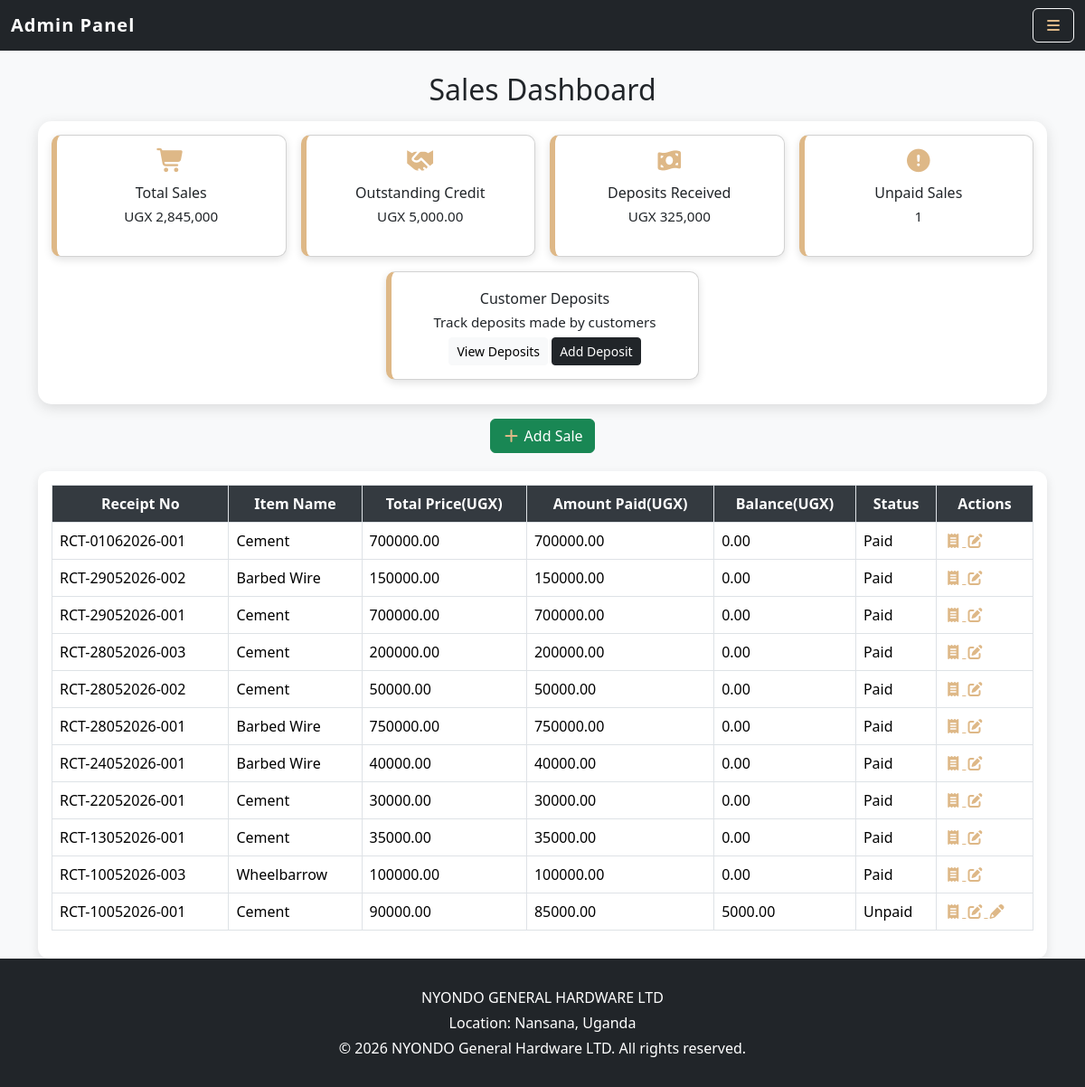
The page /dashboard/sales/ on the database as committed earlier.
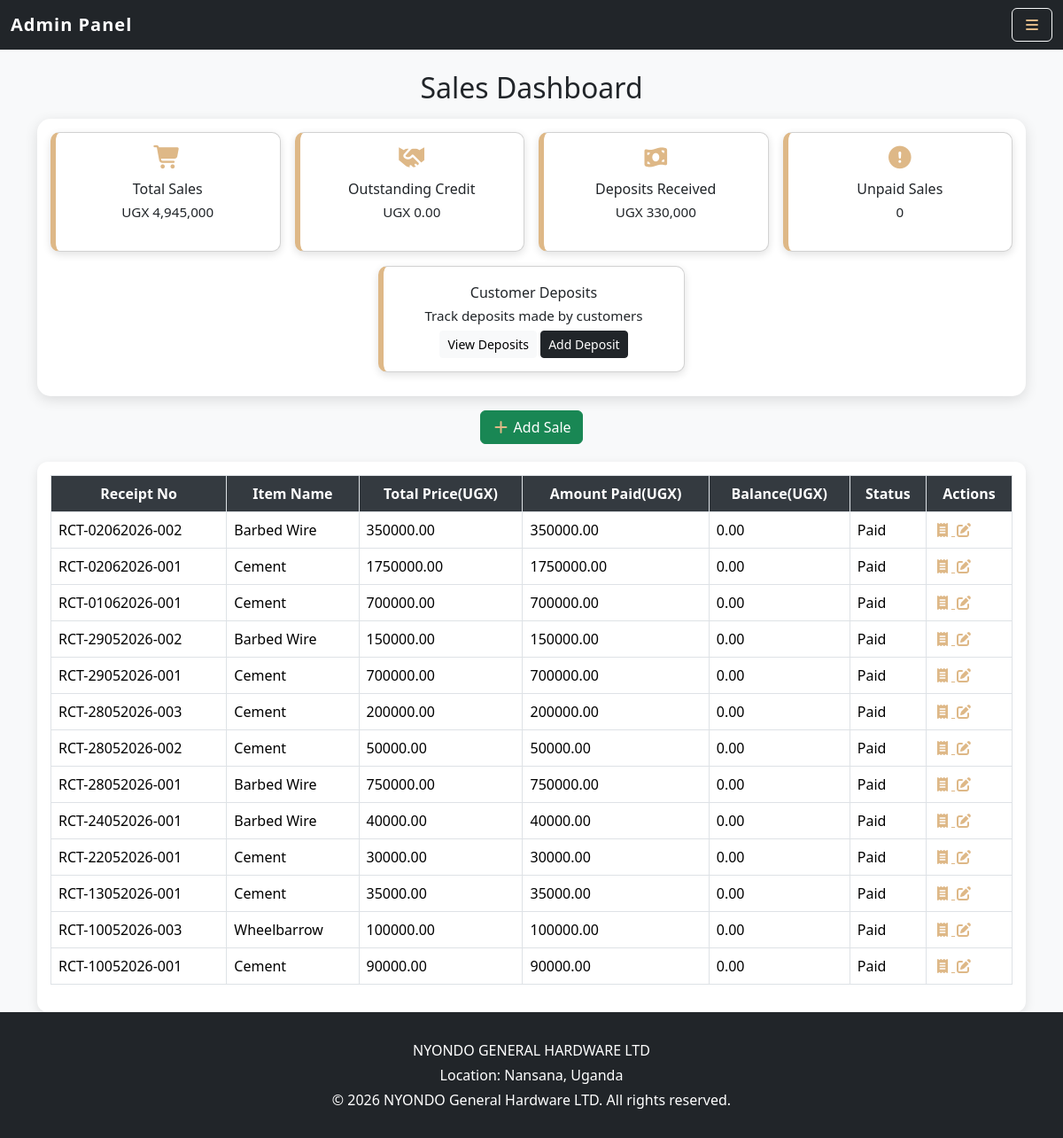
The same page on the database as committed later.
### dupapp/models.py (models this page shows, shortened)
class Sale(models.Model):
    distance_km = models.IntegerField(default=0)
    transport_cost = models.DecimalField(max_digits=10, decimal_places=2, default=0)
    ITEM_NAME_CHOICES = [
        ('Cement', 'Cement'),
        ('Iron Bar', 'Iron Bar'),
        ('Nails', 'Nails'),
        ('Roofing Nails (5kg)', 'Roofing Nails (5kg)'),
        ('Wheelbarrow', 'Wheelbarrow'),
        ('Wire Mesh', 'Wire Mesh'),
        ('Barbed Wire', 'Barbed Wire'),
        ('Iron Sheets', 'Iron Sheets'),
    ]
    SPECIFICATION_CHOICES = [
        ('CEM II/N', 'CEM II/N'),
        ('CEM III/N', 'CEM III/N'),
        ('10mm', '10mm'),
        ('12mm', '12mm'),
        ('16mm', '16mm'),
        ('1 inch', '1 inch'),
        ('3 inch', '3 inch'),
        ('4 inch', '4 inch'),
        ('5 inch', '5 inch'),
        ('Roofing Nails 5kg', 'Roofing Nails 5kg'),
        ('Wheelbarrow', 'Wheelbarrow'),
        ('Wire Mesh', 'Wire Mesh'),
        ('High Tensile', 'High Tensile'),
        ('Low Tensile', 'Low Tensile'),
        ('Gauge 28', 'Gauge 28'),
        ('Gauge 30', 'Gauge 30'),
        ('Gauge 32', 'Gauge 32'),
    ]
    PAYMENT_METHOD_CHOICES = [
        ('Cash', 'Cash'),
        ('Credit', 'Credit'),
        ('Mobile', 'Mobile Money'),
    ]
    item_name = models.CharField(max_length=50, choices=ITEM_NAME_CHOICES)
    specification = models.CharField(max_length=100,blank=True,choices=SPECIFICATION_CHOICES)
    quantity = models.IntegerField()
    unit_price = models.DecimalField( max_digits=10,decimal_places=2)
    total_price = models.DecimalField(max_digits=10,decimal_places=2)
    payment_method = models.CharField(max_length=20,choices=PAYMENT_METHOD_CHOICES)
    customer_name = models.CharField(max_length=100)
    contact = models.CharField(max_length=15)
    nin = models.CharField(max_length=15, blank=True, null=True)
    receipt_number = models.CharField(max_length=20,unique=True)
    date = models.DateTimeField(auto_now_add=True)
    def amount_paid(self):
        if self.payment_method in ['Cash', 'Mobile']:
            return self.total_price
        return sum(payment.amount for payment in self.payments.all())
    def balance(self):
        return self.total_price - self.amount_paid()
    def status(self):
        if self.balance() == 0:
            return 'Paid'
        return 'Unpaid'

class Payment(models.Model):
    sale = models.ForeignKey(Sale,related_name="payments",on_delete=models.CASCADE)
    amount = models.DecimalField(max_digits=10,decimal_places=2 )
    date = models.DateTimeField(auto_now_add=True)

### dupapp/views.py (the view)
# urls.py: path("dashboard/sales/", views.admin_sales_dashboard, name="admin_sales_dashboard"),
def admin_sales_dashboard(request):
    sales = Sale.objects.all().order_by("-date")
    total_sales = Sale.objects.aggregate(Sum('total_price'))['total_price__sum'] or 0
    total_deposits = Payment.objects.aggregate(Sum('amount'))['amount__sum'] or 0
    outstanding_credit = sum(
        sale.balance() for sale in Sale.objects.filter(payment_method='Credit')
    )
    unpaid_sales = sum(
        1 for sale in Sale.objects.filter(payment_method='Credit')
        if sale.balance() > 0
    )
    context = {
        'sales': sales,
        'total_sales': total_sales,
        'total_deposits': total_deposits,
        'outstanding_credit': outstanding_credit,
        'unpaid_sales': unpaid_sales,
    }
    return render(request, "admin_sales_dashboard.html", context)

### dupapp/templates/admin_sales_dashboard.html (shortened to what this page needs)
{% extends 'base_admin.html' %}
{% block content %}
{% load humanize %}
<h2 class="text-center mb-3">Sales Dashboard</h2>
<div class="cards-container">
  <div class="cards">
    <div class="row g-3 justify-content-center">
    <div class="col-md-3">
        <div class="card text-dark text-center h-100">
            <div class="card-body">
                <i class="fas fa-shopping-cart"></i>
                <h5>Total Sales</h5>
                <p>UGX {{ total_sales|intcomma }}</p>
            </div>
        </div>
    </div>
    <div class="col-md-3">
        <div class="card text-dark text-center h-100">
            <div class="card-body">
                <i class="fas fa-handshake"></i>
                <h5>Outstanding Credit</h5>
                <p>UGX {{ outstanding_credit|intcomma }}</p>
            </div>
        </div>
    </div>
    <div class="col-md-3">
        <div class="card text-dark text-center h-100">
            <div class="card-body">
                <i class="fas fa-money-bill-wave"></i>
                <h5>Deposits Received</h5>
                <p>UGX {{ total_deposits|intcomma }}</p>
            </div>
        </div>
    </div>
    <div class="col-md-3">
        <div class="card text-dark text-center h-100">
            <div class="card-body">
                <i class="fas fa-exclamation-circle"></i>
                <h5>Unpaid Sales</h5>
                <p>{{ unpaid_sales|intcomma }}</p>
            </div>
        </div>
    </div>
</div>
<div class="row justify-content-center mt-3">
    <div class="col-md-4">
        <div class="card text-dark text-center">
            <div class="card-body">
                <h5 class="card-title">Customer Deposits</h5>
                <p class="card-text">
                    Track deposits made by customers
                </p>
                <a href="{% url 'admin_deposit_list' %}"
                   class="btn btn-light btn-sm">
                    View Deposits
                </a>
                <a href="{% url 'admin_add_deposit' %}"
                   class="btn btn-dark btn-sm">
                    Add Deposit
                </a>
            </div>
        </div>
    </div>
</div>
  </div>
</div>
<div class="text-center mt-3">
  <a href="{% url 'admin_save_sale' %}" class="btn btn-success">
    <i class="fas fa-plus"></i> Add Sale
  </a>
</div>
<div class="table-container">
  <table class="table table-bordered">
    <thead>
      <tr>
        <th>Receipt No</th>
        <th>Item Name</th>
        <th>Total Price(UGX)</th>
        <th>Amount Paid(UGX)</th>
        <th>Balance(UGX)</th>
        <th>Status</th>
        <th>Actions</th>
      </tr>
    </thead>
    <tbody>
      {% for sale in sales %}
      <tr>
        <td>{{ sale.receipt_number }}</td>
        <td>{{ sale.item_name }}</td>
        <td>{{ sale.total_price }}</td>
        <td>{{ sale.amount_paid }}</td>
        <td>{{ sale.balance }}</td>
        <td>{{ sale.status }}</td>
        <td>
          <a href="{% url 'admin_view_receipt' sale.id %}" title="View Receipt" style="color: burlywood;">
            <i class="fa-solid fa-receipt"></i>
          </a>
          <a href="{% url 'admin_edit_sale' sale.id %}" title="Edit Sale" style="color: burlywood;">
            <i class="fa-solid fa-pen-to-square"></i>
          </a>
          {% if sale.payment_method == "Credit" and sale.balance > 0 %}
          <a href="{% url 'admin_add_payment' sale.id %}" title="Add Payment" style="color: burlywood;">
            <i class="fa-solid fa-pencil"></i>
          </a>
          {% endif %}
        </td>
      </tr>
      {% endfor %}
    </tbody>
  </table>
  </div>
{% endblock %}

Rows that differ between the two databases and show on the page:
added Sale: receipt_number "RCT-02062026-002", item_name "Barbed Wire", total_price "350000.00", amount_paid "350000.00", balance "0.00", status "Paid"
added Sale: receipt_number "RCT-02062026-001", item_name "Cement", total_price "1750000.00", amount_paid "1750000.00", balance "0.00", status "Paid"
computed for Sale "RCT-10052026-001": amount_paid "85000.00" → "90000.00"; balance "5000.00" → "0.00"; status "Unpaid" → "Paid"
Other text that changed with them:
{{ total_sales|intcomma }}: "2,845,000" → "4,945,000"
{{ outstanding_credit|intcomma }}: "5,000.00" → "0.00"
{{ total_deposits|intcomma }}: "325,000" → "330,000"
{{ unpaid_sales|intcomma }}: "1" → "0"
